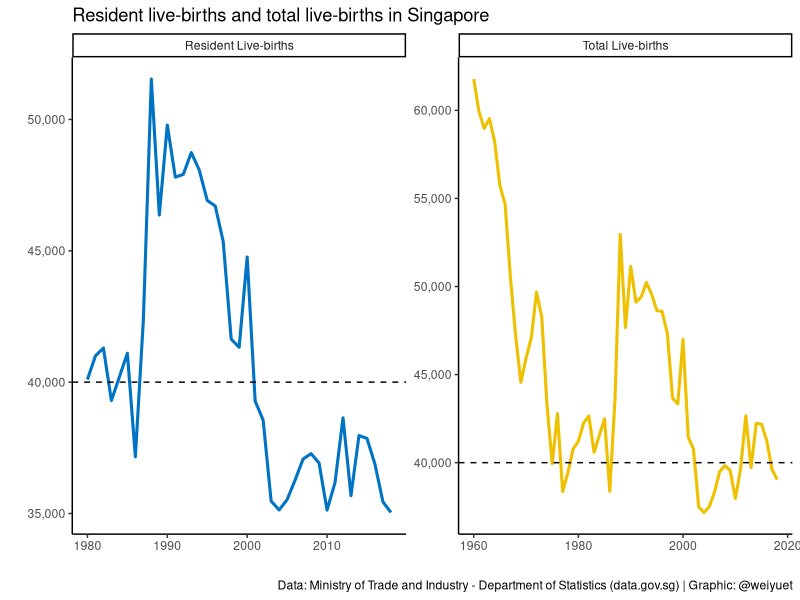
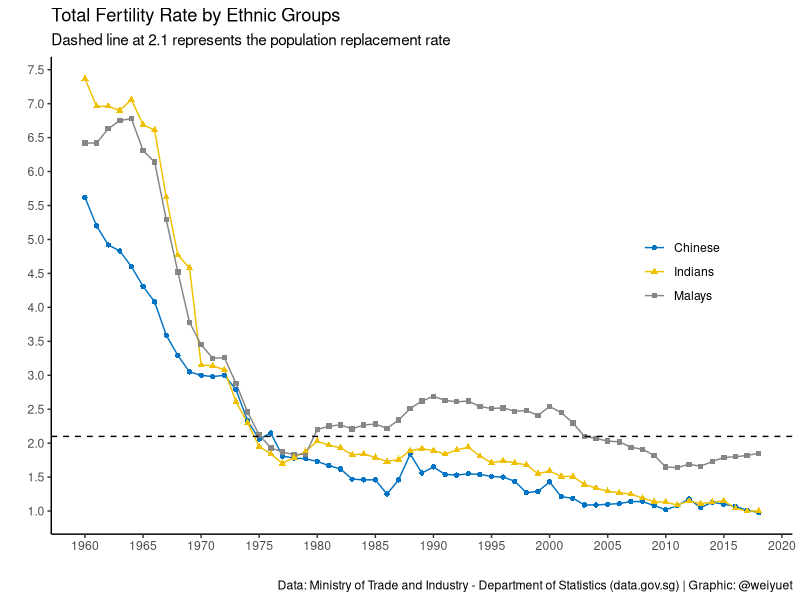
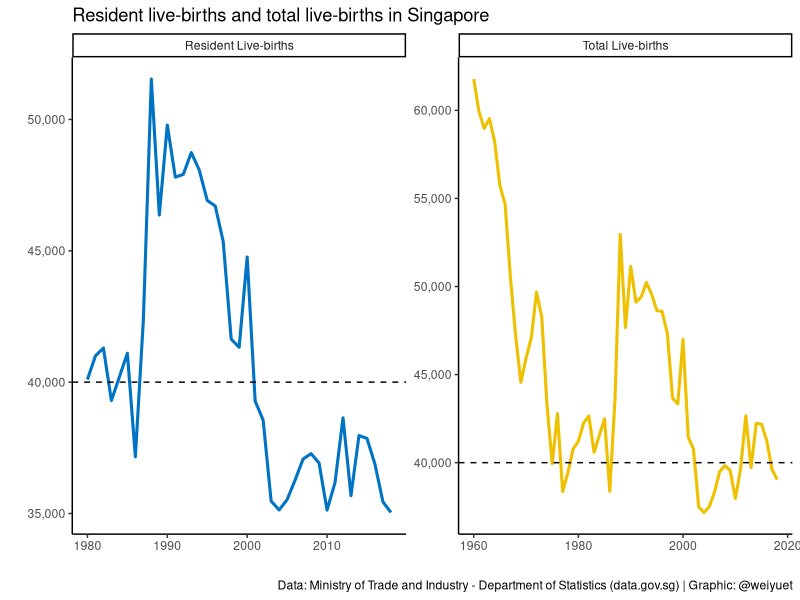
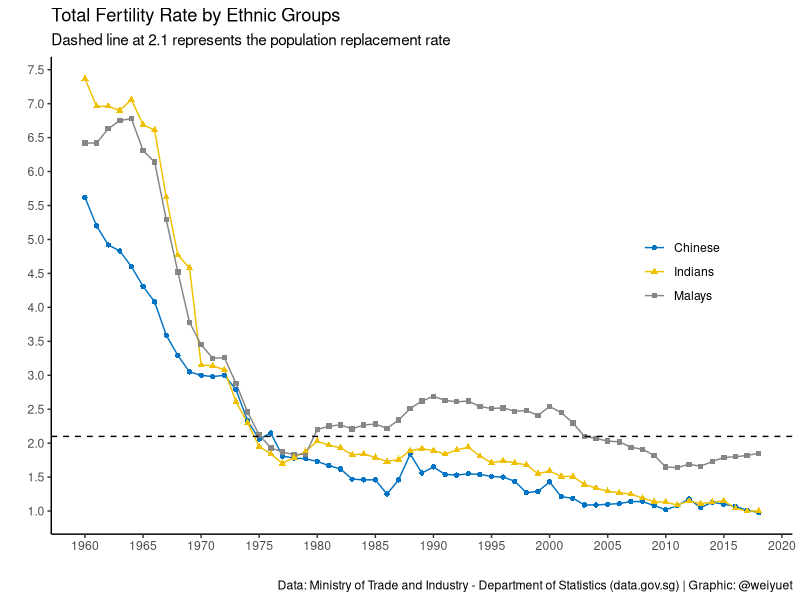

Recreate these plots in R, in order.
# Setup
library(tidyverse)
library(scales)
library(ggsci)

#Load live-births data
live_births <- read_csv("data/births-and-fertility-annual/live-births.csv")

# Wrangle
live_births$value <- as.double(as.character(live_births$value))

# Plot number of live-births
live_births %>% 
  drop_na() %>% 
  ggplot(aes(x = year, y = value, colour = level_1)) +
  geom_line(size = 1.05) +
  geom_hline(yintercept = 40000, linetype = 2, size = 0.5) +
  facet_wrap(~level_1, scales = "free") +
  scale_y_continuous(labels = label_number(big.mark = ",")) +
  theme_classic() +
  theme(legend.position = "none") +
  scale_colour_jco() +
  labs(x = "", y = "",
       title = "Resident live-births and total live-births in Singapore",
       caption = "Data: Ministry of Trade and Industry - Department of Statistics (data.gov.sg) | Graphic: @weiyuet")

# Save image
ggsave("figures/resident-and-total-live-births.png", width = 8, height = 6)

# Load total fertility rate by ethnic group data
total_fertility_rate_by_ethnic_group <- read_csv("data/births-and-fertility-annual/total-fertility-rate-by-ethnic-group.csv")

total_fertility_rate_by_ethnic_group %>% 
  ggplot(aes(x = year, y = value, colour = level_2)) +
  geom_line() +
  geom_point(aes(shape = level_2)) +
  geom_hline(yintercept = 2.1, linetype = 2, size = 0.5) +
  theme_classic() +
  theme(legend.title = element_blank(),
        legend.position = c(0.85, 0.55)) +
  scale_x_continuous(breaks = seq(1960, 2020, 5)) +
  scale_y_continuous(breaks = seq(0, 8, 0.5), labels = label_number(decimal.mark = '.', accuracy = 0.1)) +
  scale_colour_jco() +
  labs(x = "", y ="",
       title = "Total Fertility Rate by Ethnic Groups",
       subtitle = "Dashed line at 2.1 represents the population replacement rate",
       caption = "Data: Ministry of Trade and Industry - Department of Statistics (data.gov.sg) | Graphic: @weiyuet")

# Save image
ggsave("figures/fertility-rate-ethnic-groups.png", width = 8, height = 6)
